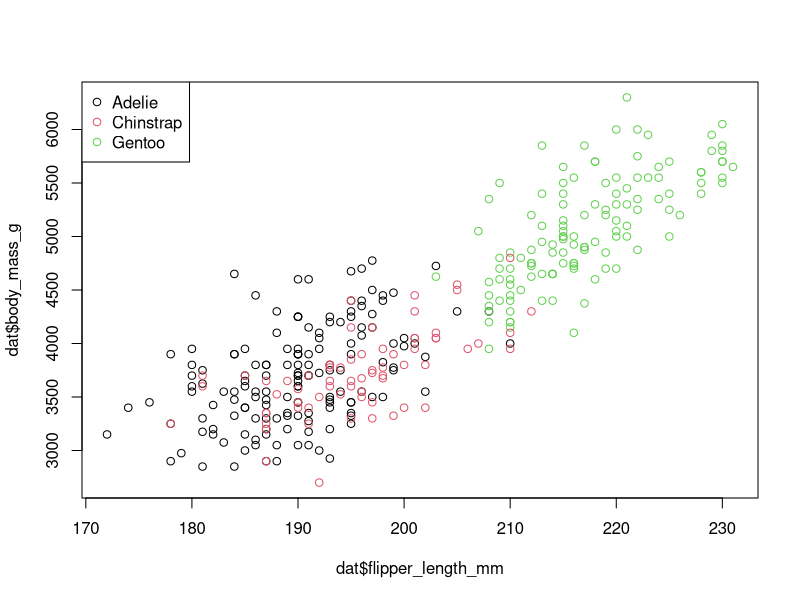
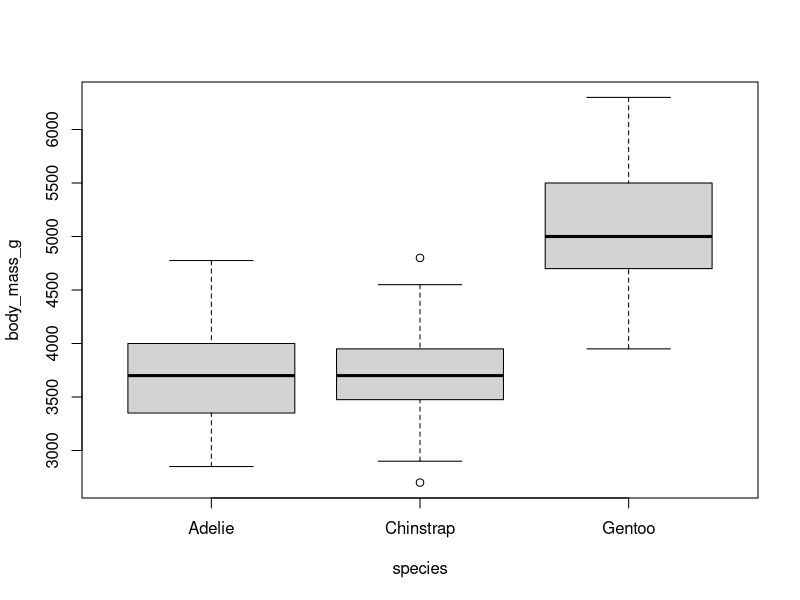

These figures' R source, in order: (Note: this script raises an error after producing the figures.)
dat <- read.csv("penguins.csv")

plot(dat$flipper_length_mm, dat$body_mass_g, col = factor(dat$species))
legend("topleft", legend = levels(factor(dat$species)), pch = 1, col = 1:3)

# for the talk on thursday
boxplot(body_mass_g ~ species, data = dat)

hist(dat$bill_length_mm, breaks = 30)
